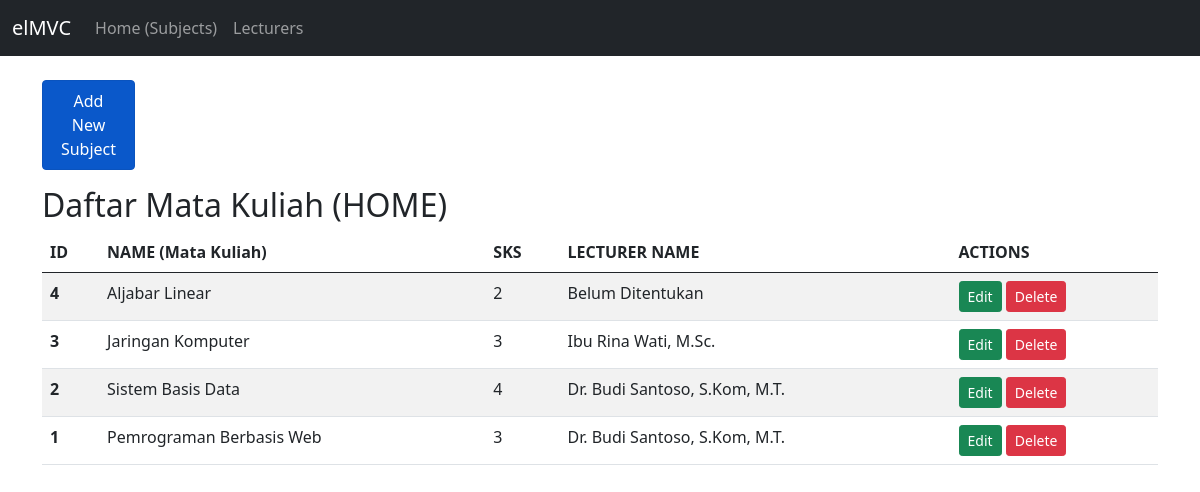
The page / on the database its author committed.
### tables this page shows
CREATE TABLE IF NOT EXISTS subject (
     
    ID INT NOT NULL PRIMARY KEY AUTO_INCREMENT,
    
     
    NAME VARCHAR(100) NOT NULL,
    SKS TINYINT,
    
     
     
    LECTURER_ID INT,
    
     
    FOREIGN KEY (LECTURER_ID) 
        REFERENCES lecturers(ID) 
        ON DELETE SET NULL 
        ON UPDATE CASCADE
);

CREATE TABLE IF NOT EXISTS lecturers (
     
    ID INT NOT NULL PRIMARY KEY AUTO_INCREMENT,
    
     
    NAME VARCHAR(100) NOT NULL,
    NIDN VARCHAR(15) UNIQUE,  
    PHONE VARCHAR(15),
    JOIN_DATE DATE
);

### app/models/connection.php (called while the page is built, shortened)
<?php
class Database {
    private $host = 'localhost';
    private $user = 'root';
    private $pass = '';
    private $dbName = 'elMVC';
    public function __construct() {
        $this->conn = new mysqli($this->host, $this->user, $this->pass, $this->dbName);
    }
}
?>

### app/controllers/Home.php (called while the page is built, shortened)
<?php
require_once MODEL_PATH . '/SubjectModel.php';
class Home {
    protected $subjectModel;
    public function __construct() {
        $this->subjectModel = new SubjectModel();
    }
    public function index() {
        $data['subjects'] = $this->subjectModel->getAllSubjects();
        require_once VIEW_PATH . '/subject/index.php';
    }
}
?>

### app/models/SubjectModel.php (called while the page is built, shortened)
<?php
require_once MODEL_PATH . '/connection.php';
class SubjectModel extends Database {
    public function getAllSubjects() {
        $sql = "SELECT s.*, l.NAME AS LECTURER_NAME
                FROM subject s
                LEFT JOIN lecturers l ON s.LECTURER_ID = l.ID
                ORDER BY s.ID DESC";
        $result = $this->conn->query($sql);
        return $result->fetch_all(MYSQLI_ASSOC);
    }
}
?>

### views/Subject/index.php (the view)
<?php require_once VIEW_PATH . '/templates/header.php';
$subjects = $data['subjects'];
?>
<div class="col-1 my-3">
    <a type="button" class="btn btn-primary nav-link active" href="index.php?url=home/create">Add New Subject</a>
</div>
<h2>Daftar Mata Kuliah (HOME)</h2>
<table class="table table-striped table-hover">
    <thead>
        <tr>
            <th>ID</th>
            <th>NAME (Mata Kuliah)</th>
            <th>SKS</th>
            <th>LECTURER NAME</th>
            <th>ACTIONS</th>
        </tr>
    </thead>
    <tbody>
        <?php if (empty($subjects)): ?>
            <tr>
                <td colspan="5" class="text-center">Belum ada data mata kuliah.</td>
            </tr>
        <?php else: ?>
            <?php foreach ($subjects as $row) : ?>
            <tr>
                <th><?php echo $row['ID']; ?></th>
                <td><?php echo $row['NAME']; ?></td>
                <td><?php echo $row['SKS']; ?></td>
                <td>
                    <?php echo $row['LECTURER_NAME'] ?? 'Belum Ditentukan'; ?>
                </td>
                <td>
                    <a class='btn btn-sm btn-success' href='index.php?url=home/edit/<?php echo $row['ID']; ?>'>Edit</a>
                    <a class='btn btn-sm btn-danger' href='index.php?url=home/delete/<?php echo $row['ID']; ?>' onclick="return confirm('Yakin ingin menghapus <?php echo $row['NAME']; ?>?');">Delete</a>
                </td>
            </tr>
            <?php endforeach; ?>
        <?php endif; ?>
    </tbody>
</table>
<?php require_once VIEW_PATH . '/templates/footer.php'; ?>

### index.php (shortened to what this page needs)
<?php
$url = isset($_GET['url']) ? $_GET['url'] : 'home/index';
$url = explode('/', filter_var(trim($url, '/'), FILTER_SANITIZE_URL));
$controllerName = ucfirst($url[0]);
$methodName = isset($url[1]) ? $url[1] : 'index';
$params = array_slice($url, 2);
$controllerFile = CONTROLLER_PATH . '/' . $controllerName . '.php';
if (file_exists($controllerFile)) {
    $controller = new $controllerName();
    if (method_exists($controller, $methodName)) {
        call_user_func_array([$controller, $methodName], $params);
    } else {
        echo "<h1>404 Method Not Found!</h1><p>Method '{$methodName}' tidak ditemukan di Controller '{$controllerName}'.</p>";
    }
} else {
    echo "<h1>404 Controller Not Found!</h1><p>Controller '{$controllerName}' tidak ditemukan.</p>";
}
?>

### views/templates/header.php (shortened to what this page needs)
<!doctype html>
<html lang="en">
<head>
    <link href="bootstrap.min.css" rel="stylesheet">
</head>
<body>
    <nav class="navbar navbar-expand-lg navbar-dark bg-dark">
        <div class="container-fluid">
            <a class="navbar-brand" href="index.php">elMVC</a>
            <div class="collapse navbar-collapse" id="navbarNav">
                <ul class="navbar-nav">
                    <li class="nav-item">
                        <a class="nav-link" href="index.php?url=home/index">Home (Subjects)</a>
                    </li>
                    <li class="nav-item">
                        <a class="nav-link" href="index.php?url=lecturer/index">Lecturers</a>
                    </li>
                </ul>
            </div>
        </div>
    </nav>
    <div class="container my-4">

### views/templates/footer.php (shortened to what this page needs)
</div>
</body>
</html>

### rows shown on the page
subject: ID "4", NAME "Aljabar Linear", SKS "2", LECTURER_NAME "Belum Ditentukan"
subject: ID "3", NAME "Jaringan Komputer", SKS "3", LECTURER_ID.NAME "Ibu Rina Wati, M.Sc."
subject: ID "2", NAME "Sistem Basis Data", SKS "4", LECTURER_ID.NAME "Dr. Budi Santoso, S.Kom, M.T."
subject: ID "1", NAME "Pemrograman Berbasis Web", SKS "3", LECTURER_ID.NAME "Dr. Budi Santoso, S.Kom, M.T."
